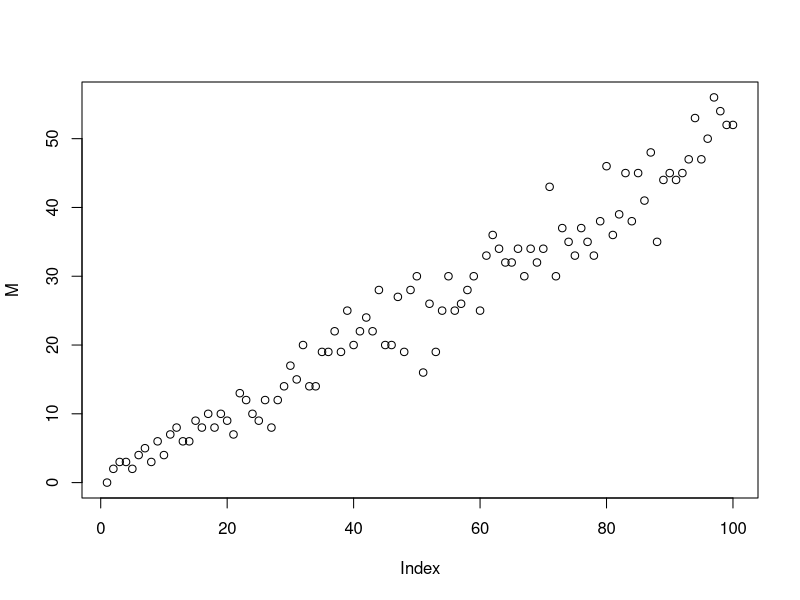
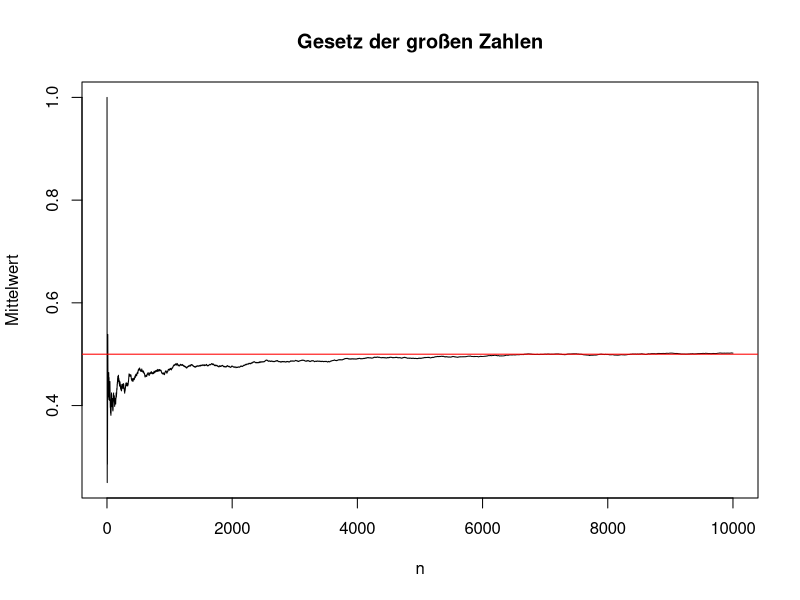

Recreate these plots in R, in order.
# Aufgabe 1

pnorm(5, mean=0, sd=sqrt(225/12)) - pnorm(-5, mean=0, sd=sqrt(225/12))


n <- 100000
M <- matrix(NA, nrow = n, ncol = 1)
for (i in 1:n){
  M[i,] <- sum(runif(225, -0.5, 0.5))
  }
ecdf(M)(5)


# Aufgabe 2

1 - pnorm(1000, 69*14, sqrt(69*9))


# Aufgabe 3

n <- 100
M <- matrix(NA, nrow = n, ncol = 1)
for (i in 1:n){
  M[i,] <- sum(sample(0:1, i, replace = TRUE, prob = c(0.5, 0.5)))
}

plot(M)


N <- 10000
erwartungswert <- 0.5
stichprobe <- sample(c(0, 1), N, replace = TRUE, prob = c(0.5, 0.5))
mittelwerte <- numeric(N)
for (n in 1:N) {
  mittelwerte[n] <- mean(stichprobe[1:n])
}
plot(1:N, mittelwerte, type = "l", xlab = "n", ylab = "Mittelwert", main = "Gesetz der großen Zahlen")
abline(h = erwartungswert, col = "red")






